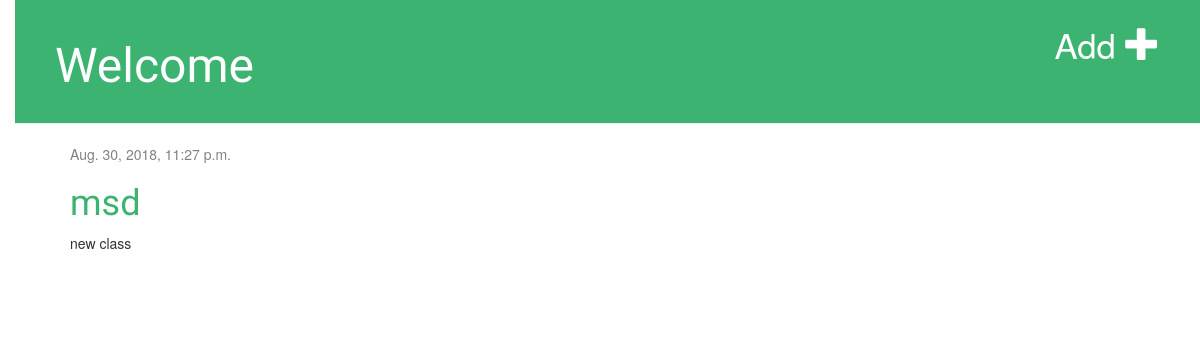
The page /post/3/ on the database as committed earlier.
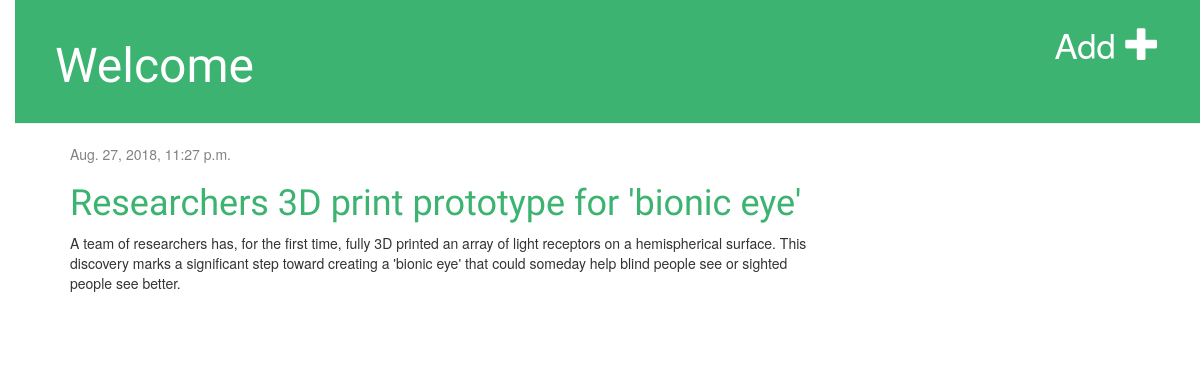
The same page on the database as committed later.
### blog/models.py (models this page shows, shortened)
class Post(models.Model):
    author = models.ForeignKey('auth.User', on_delete=models.CASCADE)
    title = models.CharField(max_length=200)
    text = models.TextField()
    created_date = models.DateTimeField(
            default=timezone.now)
    published_date = models.DateTimeField(
            blank=True, null=True)

### blog/views.py (the view)
# urls.py: path('post/<int:pk>/', views.post_detail, name='post_detail'),
def post_detail(request, pk):
    post = get_object_or_404(Post, pk=pk)
    return render(request, 'blog/post_detail.html', {'post': post})

### blog/templates/blog/post_detail.html (shortened to what this page needs)
{% extends 'blog/base.html' %}
{% block content %}
    <div class="post">
        {% if post.published_date %}
            <div class="date">
                {{ post.published_date }}
            </div>
        {% endif %}
        <h1>{{ post.title }}</h1>
        <p>{{ post.text|linebreaksbr }}</p>
    </div>
{% endblock %}

Rows that differ between the two databases and show on the page:
changed Post: published_date "Aug. 30, 2018, 11:27 p.m." → "Aug. 27, 2018, 11:27 p.m."; title "msd" → "Researchers 3D print prototype for 'bionic eye'"; text "new class" → "A team of researchers has, for the first time, fully 3D printed an array of light receptors on a hemispherical surface. This discovery marks a significant step toward creating a 'bionic eye' that could someday help blind people see or sighted people see better."
